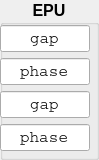
              <widget class="QGroupBox" name="groupBox_EPU_record">
               <property name="sizePolicy">
                <sizepolicy hsizetype="Preferred" vsizetype="Preferred">
                 <horstretch>0</horstretch>
                 <verstretch>0</verstretch>
                </sizepolicy>
               </property>
               <property name="font">
                <font>
                 <pointsize>12</pointsize>
                 <weight>75</weight>
                 <bold>true</bold>
                 <kerning>true</kerning>
                </font>
               </property>
               <property name="title">
                <string>EPU</string>
               </property>
               <property name="alignment">
                <set>Qt::AlignHCenter|Qt::AlignTop</set>
               </property>
               <widget class="QLineEdit" name="lineEdit_plt_EPU57_gap">
                <property name="geometry">
                 <rect>
                  <x>0</x>
                  <y>25</y>
                  <width>90</width>
                  <height>27</height>
                 </rect>
                </property>
                <property name="sizePolicy">
                 <sizepolicy hsizetype="Fixed" vsizetype="Fixed">
                  <horstretch>0</horstretch>
                  <verstretch>0</verstretch>
                 </sizepolicy>
                </property>
                <property name="font">
                 <font>
                  <family>Courier</family>
                  <pointsize>12</pointsize>
                  <weight>50</weight>
                  <bold>false</bold>
                 </font>
                </property>
                <property name="statusTip">
                 <string>optic 1</string>
                </property>
                <property name="whatsThis">
                 <string>first optic title</string>
                </property>
                <property name="text">
                 <string>gap</string>
                </property>
                <property name="alignment">
                 <set>Qt::AlignCenter</set>
                </property>
               </widget>
               <widget class="QLineEdit" name="lineEdit_plt_EPU57_phase">
                <property name="geometry">
                 <rect>
                  <x>0</x>
                  <y>58</y>
                  <width>90</width>
                  <height>27</height>
                 </rect>
                </property>
                <property name="sizePolicy">
                 <sizepolicy hsizetype="Fixed" vsizetype="Fixed">
                  <horstretch>0</horstretch>
                  <verstretch>0</verstretch>
                 </sizepolicy>
                </property>
                <property name="font">
                 <font>
                  <family>Courier</family>
                  <pointsize>12</pointsize>
                  <weight>50</weight>
                  <bold>false</bold>
                 </font>
                </property>
                <property name="statusTip">
                 <string>optic 1</string>
                </property>
                <property name="whatsThis">
                 <string>first optic title</string>
                </property>
                <property name="text">
                 <string>phase</string>
                </property>
                <property name="alignment">
                 <set>Qt::AlignCenter</set>
                </property>
               </widget>
               <widget class="QLineEdit" name="lineEdit_plt_EPU105_gap">
                <property name="enabled">
                 <bool>true</bool>
                </property>
                <property name="geometry">
                 <rect>
                  <x>0</x>
                  <y>91</y>
                  <width>90</width>
                  <height>27</height>
                 </rect>
                </property>
                <property name="sizePolicy">
                 <sizepolicy hsizetype="Fixed" vsizetype="Fixed">
                  <horstretch>0</horstretch>
                  <verstretch>0</verstretch>
                 </sizepolicy>
                </property>
                <property name="font">
                 <font>
                  <family>Courier</family>
                  <pointsize>12</pointsize>
                  <weight>50</weight>
                  <bold>false</bold>
                 </font>
                </property>
                <property name="statusTip">
                 <string>optic 1</string>
                </property>
                <property name="whatsThis">
                 <string>first optic title</string>
                </property>
                <property name="text">
                 <string>gap</string>
                </property>
                <property name="frame">
                 <bool>true</bool>
                </property>
                <property name="alignment">
                 <set>Qt::AlignCenter</set>
                </property>
                <property name="clearButtonEnabled" stdset="0">
                 <bool>false</bool>
                </property>
               </widget>
               <widget class="QLineEdit" name="lineEdit_plt_EPU105_phase">
                <property name="enabled">
                 <bool>true</bool>
                </property>
                <property name="geometry">
                 <rect>
                  <x>0</x>
                  <y>124</y>
                  <width>90</width>
                  <height>27</height>
                 </rect>
                </property>
                <property name="sizePolicy">
                 <sizepolicy hsizetype="Fixed" vsizetype="Fixed">
                  <horstretch>0</horstretch>
                  <verstretch>0</verstretch>
                 </sizepolicy>
                </property>
                <property name="font">
                 <font>
                  <family>Courier</family>
                  <pointsize>12</pointsize>
                  <weight>50</weight>
                  <bold>false</bold>
                 </font>
                </property>
                <property name="statusTip">
                 <string>optic 1</string>
                </property>
                <property name="whatsThis">
                 <string>first optic title</string>
                </property>
                <property name="text">
                 <string>phase</string>
                </property>
                <property name="frame">
                 <bool>true</bool>
                </property>
                <property name="alignment">
                 <set>Qt::AlignCenter</set>
                </property>
               </widget>
              </widget>
